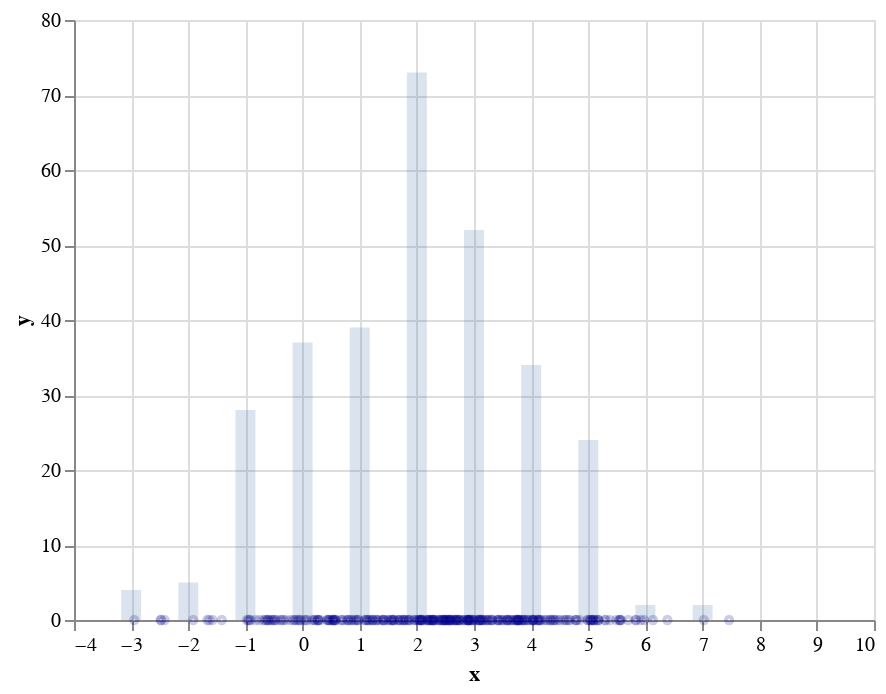

The notebook cell this image was saved under:
### Markdown cell above
### Get some data

Let's start by drawing some data from a 1 dimensional normal with some mean and some standard deviation. I'll make a histogram to visualize the data. I'll also plot the actual data as blue dots along the x axis.

### Code cell
import numpy as np
from helper import *


%load_ext autoreload
%autoreload 2


mu, sigma = 2.5, 2 # mean and standard deviation
N = 300
nbins = 10

s =  np.random.normal(mu, sigma, size=N)

values, bins = np.histogram(s, bins=np.arange(-3, nbins + 1))

histogram = make_bar_chart(size=10, opacity=.2, X=bins, Y=values)

x_points = make_scatter_chart(size=10, opacity=.2, X=s, Y=np.zeros(len(s)))

histogram + x_points

### Figure 1 — Vega-Lite specification as saved in the notebook (floating-point values rounded to 4 significant figures; data arrays with more than 128 entries replaced by an {"elided": "..."} marker saying what was removed)
{"$schema": "https://vega.github.io/schema/vega-lite/v2.6.0.json", "config": {"view": {"height": 300, "width": 400}}, "layer": [{"data": {"values": [{"x": -3, "y": 4}, {"x": -2, "y": 5}, {"x": -1, "y": 28}, {"x": 0, "y": 37}, {"x": 1, "y": 39}, {"x": 2, "y": 73}, {"x": 3, "y": 52}, {"x": 4, "y": 34}, {"x": 5, "y": 24}, {"x": 6, "y": 2}, {"x": 7, "y": 2}, {"x": 8, "y": 0}, {"x": 9, "y": 0}]}, "encoding": {"x": {"field": "x", "type": "quantitative"}, "y": {"field": "y", "type": "quantitative"}}, "mark": {"opacity": 0.2, "size": 10, "type": "bar"}}, {"data": {"values": {"elided": "300 records"}}, "encoding": {"x": {"field": "x", "type": "quantitative"}, "y": {"field": "y", "type": "quantitative"}}, "mark": {"color": "darkblue", "opacity": 0.2, "size": 10, "type": "point"}}]}
